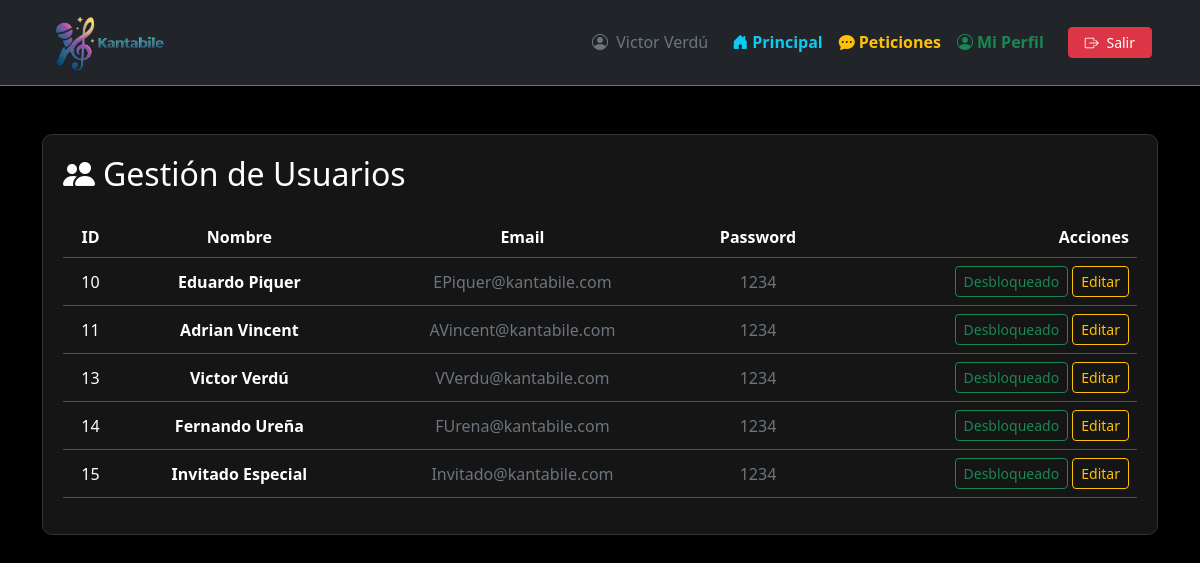
The app's page /administrador/perfil_admin.php (signed in) with its own data.
### tables this page shows
CREATE TABLE `usuarios` (
  `id` int(11) NOT NULL,
  `nombre` varchar(100) NOT NULL,
  `email` varchar(100) NOT NULL,
  `passwd` varchar(255) NOT NULL,
  `rol` int(11) NOT NULL DEFAULT 1 COMMENT '1-Usuario\r\n2-Administrador',
  `estado` tinyint(1) NOT NULL COMMENT '0 - activo\r\n1 - bloqueado',
  `registrado` timestamp NOT NULL DEFAULT current_timestamp() ON UPDATE current_timestamp()
);

### administrador/perfil_admin.php (the view, shortened to what this page needs)
<?php
include("../includes/conexion.php");
?>
<!DOCTYPE html>
<html lang="es">
<head>
    <link href="https://cdn.jsdelivr.net/npm/bootstrap@5.3.2/dist/css/bootstrap.min.css" rel="stylesheet">
    <link rel="stylesheet" href="https://cdn.jsdelivr.net/npm/bootstrap-icons@1.11.1/font/bootstrap-icons.css">
</head>
<body>
    <?php include("../includes/navbar.php"); ?>
    <div class="container mt-5">
    <div class="card-dark">
            <h2 class="mb-4"><i class="bi bi-people-fill me-2"></i>Gestión de Usuarios</h2>
            <table class="table table-dark table-hover align-middle text-center">
                <thead>
                    <tr>
                        <th>ID</th>
                        <th>Nombre</th>
                        <th>Email</th>
                        <th class="d-none d-sm-table-cell">Password</th>
                        <th class="text-end">Acciones</th>
                    </tr>
                </thead>
                <tbody>
                        <?php
                        $resultado = mysqli_query($conn, "SELECT * FROM usuarios");
                    while ($row = mysqli_fetch_assoc($resultado)) {
                        $id =  $row['id'];
                        $bloqueado = $row['estado'] == 1;
                        $btn_color = $bloqueado ? 'btn-outline-danger' : 'btn-outline-success';
                        $btn_texto = $bloqueado ? 'Bloqueado' : 'Desbloqueado';
                    ?>
                        <tr>
                            <td><?php echo $row['id']; ?></td>
                            <td><strong><?php echo $row['nombre']; ?></strong></td>
                            <td class="text-secondary"><?php echo $row['email']; ?></td>
                            <td class="text-secondary d-none d-sm-table-cell"><?php echo $row['passwd']; ?></td>
                            <td class="text-end">
                             <form action="" method="POST" class="d-inline">
                                    <?php if ($bloqueado) { ?>
                                        <input type="hidden" name="nuevo_estado" value="0">
                                        <button type="submit" name="accion_estado" class="btn btn-sm <?php echo $btn_color ?>">
                                            <?php echo $btn_texto ?>
                                        </button>
                                    <?php } else { ?>
                                        <button type="submit" name="accion_estado" class="btn btn-sm <?php echo $btn_color ?>">
                                            <?php echo $btn_texto ?>
                                        </button>
                                    <?php } ?>
                                </form>
                                <button class="btn btn-outline-warning btn-sm" data-bs-toggle="collapse" data-bs-target="#fila_<?php echo $id;?>">Editar</button>
                            </td>
                        </tr>
                    <?php }; ?>
                </tbody>
            </table>
        </div>
    </div>
</body>
</html>

### administrador/perfil_admin.php (style rules this page uses)
body { background-color: #000; color: white; }
.card-dark { background-color: #151515; border: 1px solid #333; padding: 20px; border-radius: 10px; }
.table-dark { --bs-table-bg: #151515; }

### records on screen
usuarios: id "10", nombre "Eduardo Piquer", email "EPiquer@kantabile.com", passwd "1234", estado "Desbloqueado"
usuarios: id "11", nombre "Adrian Vincent", email "AVincent@kantabile.com", passwd "1234", estado "Desbloqueado"
usuarios: id "13", nombre "Victor Verdú", email "VVerdu@kantabile.com", passwd "1234", estado "Desbloqueado"
usuarios: id "14", nombre "Fernando Ureña", email "FUrena@kantabile.com", passwd "1234", estado "Desbloqueado"
usuarios: id "15", nombre "Invitado Especial", email "Invitado@kantabile.com", passwd "1234", estado "Desbloqueado"

### other values on screen
$_SESSION["nombre"] "Victor Verdú"
